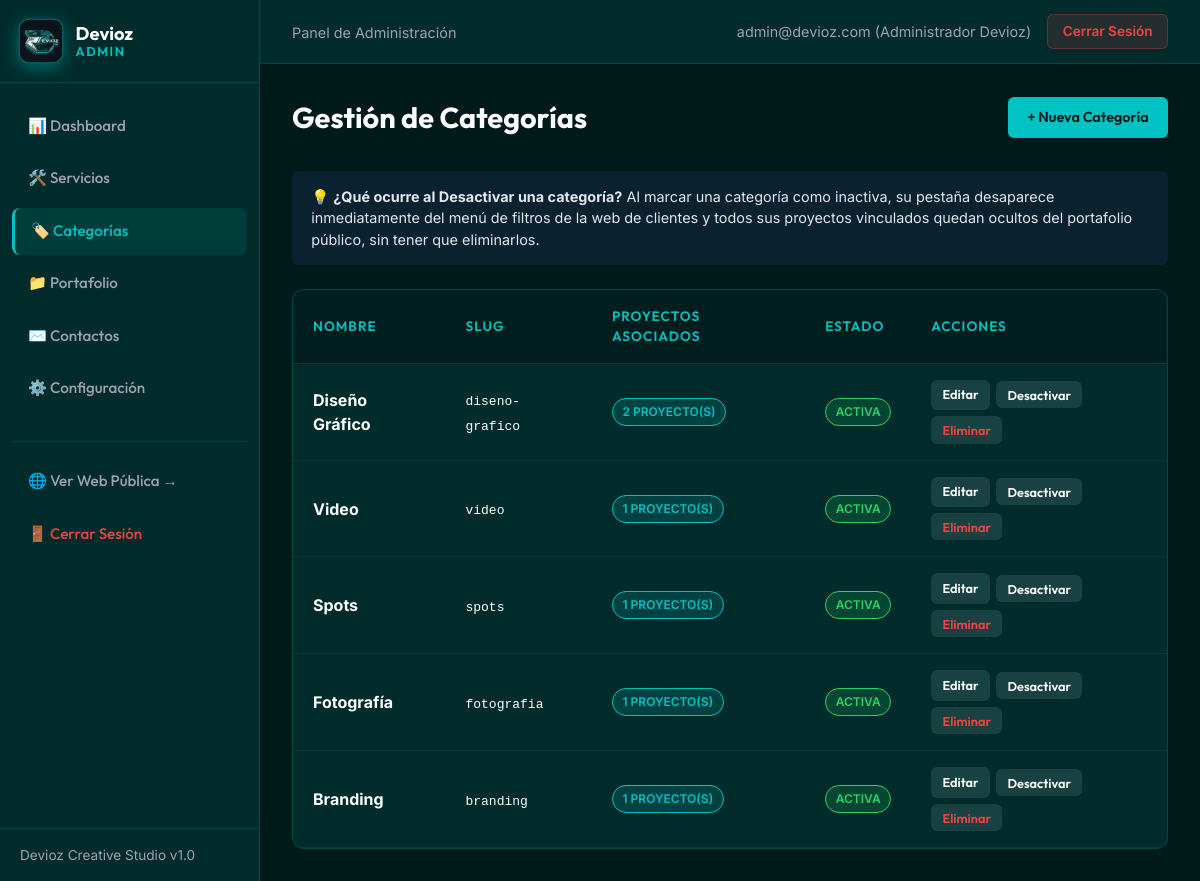
/admin/categorias.php (signed in), run on the app's committed database.
### tables this page shows
CREATE TABLE `categorias` (
  `id` INT AUTO_INCREMENT PRIMARY KEY,
  `nombre` VARCHAR(100) NOT NULL,
  `slug` VARCHAR(120) NOT NULL UNIQUE,
  `estado` TINYINT DEFAULT 1 COMMENT '1: Activo, 0: Inactivo',
  `creado_en` TIMESTAMP DEFAULT CURRENT_TIMESTAMP,
  KEY `idx_categorias_estado` (`estado`)
);

### backend/helpers/validation.php (called while the page is built, shortened)
<?php
function sanitizeText($data) {
    return htmlspecialchars(trim($data), ENT_QUOTES, 'UTF-8');
}

### admin/categorias.php (the view, shortened to what this page needs)
<?php
require_once __DIR__ . '/../backend/helpers/validation.php';
$pdo = getPDOConnection();
$action = sanitizeText($_GET['action'] ?? 'list');
$editCategory = null;
$categories = $pdo->query("
    SELECT c.*, COUNT(p.id) AS total_proyectos
    FROM categorias c
    LEFT JOIN proyectos p ON c.id = p.categoria_id
    GROUP BY c.id
    ORDER BY c.id ASC
")->fetchAll();
require_once __DIR__ . '/includes/header.php';
?>
<div class="page-title-box">
  <h1 class="page-title">Gestión de Categorías</h1>
  <?php if ($action === 'list'): ?>
    <a href="categorias.php?action=create" class="btn-admin btn-admin-primary">+ Nueva Categoría</a>
  <?php else: ?>
    <a href="categorias.php" class="btn-admin btn-admin-secondary">&larr; Volver a la Lista</a>
  <?php endif; ?>
</div>
<div class="alert-admin alert-admin-info" style="background: rgba(99, 102, 241, 0.1); border-left: 4px solid var(--devioz-accent); color: #e2e8f0; margin-bottom: 1.5rem; padding: 0.9rem 1.2rem; border-radius: 6px; font-size: 0.9rem;">
  💡 <strong>¿Qué ocurre al Desactivar una categoría?</strong> Al marcar una categoría como inactiva, su pestaña desaparece inmediatamente del menú de filtros de la web de clientes y todos sus proyectos vinculados quedan ocultos del portafolio público, sin tener que eliminarlos.
</div>
<?php if ($action === 'create' || $action === 'edit'): ?>
  <div class="admin-card">
    <h2 style="font-family: var(--font-heading); margin-bottom: 1.5rem;">
      <?php echo $editCategory ? 'Editar Categoría #' . $editCategory['id'] : 'Crear Nueva Categoría'; ?>
    </h2>
    <form method="POST" action="categorias.php">
      <?php csrfField(); ?>
      <input type="hidden" name="action" value="save">
      <?php if ($editCategory): ?>
        <input type="hidden" name="id" value="<?php echo $editCategory['id']; ?>">
      <?php endif; ?>
      <div class="form-grid">
        <div class="form-group-admin">
          <label for="nombre">Nombre de la Categoría *</label>
          <input type="text" id="nombre" name="nombre" class="form-control-admin" maxlength="100" required value="<?php echo htmlspecialchars($editCategory['nombre'] ?? ''); ?>">
        </div>
        <div class="form-group-admin">
          <label for="slug">Slug URL *</label>
          <input type="text" id="slug" name="slug" class="form-control-admin" maxlength="120" placeholder="ej-branding" required value="<?php echo htmlspecialchars($editCategory['slug'] ?? ''); ?>">
          <small style="color: var(--devioz-gray); font-size: 0.8rem;">Solo letras minúsculas, números y guiones.</small>
        </div>
        <div class="form-group-admin full">
          <label style="display: flex; align-items: center; gap: 0.5rem; cursor: pointer;">
            <input type="checkbox" name="estado" value="1" <?php echo (!isset($editCategory) || $editCategory['estado'] == 1) ? 'checked' : ''; ?>>
            <span>Categoría Activa (Visible en web pública y filtros)</span>
          </label>
        </div>
      </div>
      <div style="margin-top: 1.5rem; display: flex; gap: 1rem;">
        <button type="submit" class="btn-admin btn-admin-primary">Guardar Categoría</button>
        <a href="categorias.php" class="btn-admin btn-admin-secondary">Cancelar</a>
      </div>
    </form>
  </div>
<?php else: ?>
  <div class="table-container">
    <table class="admin-table">
      <thead>
        <tr>
          <th>Nombre</th>
          <th>Slug</th>
          <th>Proyectos Asociados</th>
          <th>Estado</th>
          <th>Acciones</th>
        </tr>
      </thead>
      <tbody>
        <?php foreach ($categories as $cat): ?>
          <tr>
            <td><strong><?php echo htmlspecialchars($cat['nombre']); ?></strong></td>
            <td><code><?php echo htmlspecialchars($cat['slug']); ?></code></td>
            <td>
              <span class="badge badge-info"><?php echo (int)$cat['total_proyectos']; ?> proyecto(s)</span>
            </td>
            <td>
              <?php if ($cat['estado'] == 1): ?>
                <span class="badge badge-success">Activa</span>
              <?php else: ?>
                <span class="badge badge-danger">Inactiva (Oculta en web)</span>
              <?php endif; ?>
            </td>
            <td>
              <div class="table-actions">
                <a href="categorias.php?action=edit&id=<?php echo $cat['id']; ?>" class="btn-admin btn-admin-secondary btn-admin-sm">Editar</a>
                <form method="POST" action="categorias.php" class="inline-form">
                  <button type="submit" class="btn-admin btn-admin-secondary btn-admin-sm" title="Alternar visibilidad en la web">
                    <?php echo $cat['estado'] == 1 ? 'Desactivar' : 'Activar'; ?>
                  </button>
                </form>
                <form method="POST" action="categorias.php" class="inline-form" onsubmit="return confirm('¿Está seguro de eliminar esta categoría? Si contiene proyectos asociados la acción será prevenida.');">
                  <button type="submit" class="btn-admin btn-admin-secondary btn-admin-sm" style="color: var(--devioz-danger);" title="Eliminar">Eliminar</button>
                </form>
              </div>
            </td>
          </tr>
        <?php endforeach; ?>
      </tbody>
    </table>
  </div>
<?php endif; ?>
<?php require_once __DIR__ . '/includes/footer.php'; ?>

### admin/assets/css/admin.css (style rules this page uses)
:root { --devioz-primary: #00c2c2; --devioz-primary-hover: #00d4d4; --devioz-dark: #001a1a; --devioz-dark-secondary: #002b2b; --devioz-teal-deep: #004d4d; --devioz-teal: #14b8a6; --devioz-white: #ffffff; --devioz-gray: #9ca3af; --devioz-border: rgba(0, 194, 194, 0.2); --devioz-danger: #ef4444; --devioz-success: #25d366; --devioz-warning: #f59e0b; --sidebar-width: 260px; --font-heading: 'Outfit', sans-serif; --font-body: 'Inter', sans-serif; }
*, *::before, *::after { box-sizing: border-box; margin: 0; padding: 0; }
body { font-family: var(--font-body); background-color: var(--devioz-dark); color: var(--devioz-white); line-height: 1.5; display: flex; min-height: 100vh; }
a { color: inherit; text-decoration: none; }
.page-title-box { margin-bottom: 2rem; display: flex; align-items: center; justify-content: space-between; }
.page-title { font-family: var(--font-heading); font-size: 1.8rem; font-weight: 700; }
.table-container { background: var(--devioz-dark-secondary); border: 1px solid var(--devioz-border); border-radius: 12px; overflow: hidden; }
.admin-table { width: 100%; border-collapse: collapse; text-align: left; }
.admin-table th, .admin-table td { padding: 1rem 1.25rem; border-bottom: 1px solid rgba(255, 255, 255, 0.05); }
.admin-table th { background: rgba(0, 0, 0, 0.3); font-family: var(--font-heading); font-size: 0.85rem; font-weight: 600; color: var(--devioz-primary); text-transform: uppercase; letter-spacing: 1px; }
.badge { display: inline-block; padding: 0.25rem 0.6rem; border-radius: 50px; font-size: 0.75rem; font-weight: 600; text-transform: uppercase; }
.badge-success { background: rgba(37, 211, 102, 0.15); color: var(--devioz-success); border: 1px solid var(--devioz-success); }
.badge-info { background: rgba(0, 194, 194, 0.15); color: var(--devioz-primary); border: 1px solid var(--devioz-primary); }
.btn-admin { display: inline-flex; align-items: center; gap: 0.4rem; padding: 0.6rem 1.2rem; font-family: var(--font-heading); font-size: 0.9rem; font-weight: 600; border-radius: 6px; border: none; cursor: pointer; transition: all 0.2s ease; }
.btn-admin-primary { background: var(--devioz-primary); color: var(--devioz-dark); }
.btn-admin-sm { padding: 0.35rem 0.7rem; font-size: 0.8rem; }
.btn-admin-secondary { background: rgba(255,255,255,0.1); color: #fff; }
.table-actions { display: inline-flex; align-items: center; gap: 0.4rem; flex-wrap: wrap; }
.inline-form { display: inline-block; margin: 0; padding: 0; }
.alert-admin { padding: 1rem 1.25rem; border-radius: 8px; margin-bottom: 1.5rem; font-size: 0.9rem; }

### data on the page
categorias: nombre "Diseño Gráfico", slug "diseno-grafico", total_proyectos "2", estado "ACTIVA"
categorias: nombre "Video", slug "video", total_proyectos "1", estado "ACTIVA"
categorias: nombre "Spots", slug "spots", total_proyectos "1", estado "ACTIVA"
categorias: nombre "Fotografía", slug "fotografia", total_proyectos "1", estado "ACTIVA"
categorias: nombre "Branding", slug "branding", total_proyectos "1", estado "ACTIVA"

### other printed values
$currentUser['email'] "admin@devioz.com"
$currentUser['nombre'] "Administrador Devioz"
